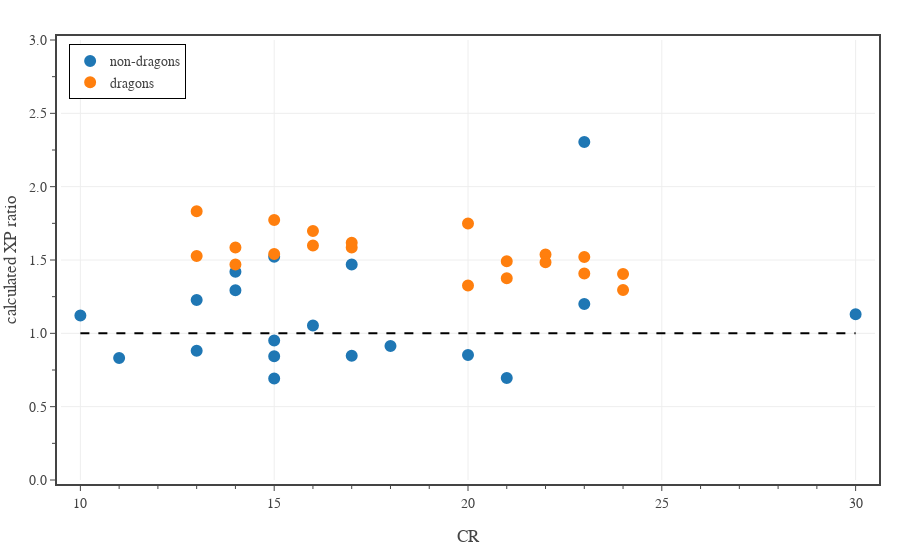
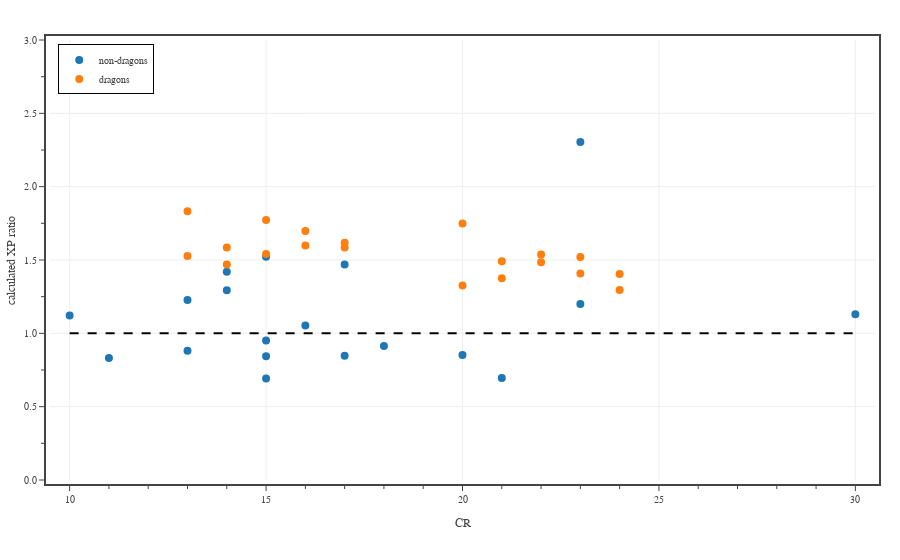

The code cell stored with these charts, in order, in its notebook:
### Code cell
# dragons in the MM vs non-dragons
from datetime import date
import plotly.express as px
from bs4 import BeautifulSoup

# summarize the current dataset
df1 = df0[df0['Book'].isin(['MM']) & df0['Legendary'].isin(['L','LL'])]
indx = df1['Type'].isin(['dragon'])

# plot results
fig = go.Figure()

dft = df1[~indx]
fig.add_trace(go.Scatter(
    x=dft['CR'], 
    y=dft['eXP Ratio'],
    mode='markers',
    name='non-dragons',
    marker=dict(
        size=10, 
        color='#1f77b4', 
        line=dict(color='#1f77b4', width=2)
    ),
    customdata = np.stack((dft['Monster'], dft['Book']), axis=-1),
    hovertemplate = '<b>%{customdata[0]}</b><br>'
                  + 'Book: %{customdata[1]}<br>'
                  + 'CR: %{x:.0f}<br>'
                  + 'XP ratio: %{y:.2f}<br>'
                  + '<extra></extra>',
))

dft = df1[indx]
fig.add_trace(go.Scatter(
    x=dft['CR'], 
    y=dft['eXP Ratio'],
    mode='markers',
    name='dragons',
    marker=dict(
        size=10, 
        color='#ff7f0e', 
        line=dict(color='#ff7f0e', width=2)
    ),
    customdata = np.stack((dft['Monster'], dft['Book']), axis=-1),
    hovertemplate = '<b>%{customdata[0]}</b><br>'
                  + 'Book: %{customdata[1]}<br>'
                  + 'CR: %{x:.0f}<br>'
                  + 'XP ratio: %{y:.2f}<br>'
                  + '<extra></extra>',
))

fig.add_trace(go.Scatter(
    x=[10,30], 
    y=[1, 1],
    mode='lines', 
    line=dict(color='black', dash='dash'),
    showlegend=False,
    hoverinfo='skip'
))

# save large format figure
fig.update_layout(
    template=TFB_TEMPLATE,
    hoverlabel=dict(
        bgcolor='white',
    ),
    xaxis=dict(
        title_text='CR',
        range=[9.5,30.5],
    ),
    yaxis=dict(
        title_text='calculated XP ratio',
        range=[0, 3],
        tick0=0, dtick=0.5,
        tickformat='.1f',
        minor=dict(tick0=0, dtick=0.25),
    ),
    legend=dict(
        yanchor='top',  y=0.99,
        xanchor='left', x=0.01,
        orientation='v',
    ),
)

fig.show(config=TFB_CONFIG)
if SAVEFIGS:
    file_name = f'./fig-exp-ratio-vs-cr-mm-type-dragon-large.html'
    fig.write_html(
        file_name, 
        include_plotlyjs=False, 
        full_html=False, 
        config=TFB_CONFIG
    )
    # add style to figure
    with open(file_name, 'r') as fin:
        fig_soup = BeautifulSoup(fin, 'html.parser')

    fig_soup.div['class'] = 'plotly-div-large'
    #fig_soup.div['style'] = 'aspect-ratio: 600/500;'
    with open(file_name, 'wb') as fout:
        fout.write(fig_soup.prettify('utf-8'))

# save small format figure
fig.update_traces(marker=dict(size=6))
fig.update_layout(font=dict(size=10), legend=dict(font=dict(size=10)))

fig.show(config=TFB_CONFIG)
if SAVEFIGS:
    file_name = f'./fig-exp-ratio-vs-cr-mm-type-dragon-small.html'
    fig.write_html(
        file_name, 
        include_plotlyjs=False, 
        full_html=False, 
        config=TFB_CONFIG
    )
    # add style to figure
    with open(file_name, 'r') as fin:
        fig_soup = BeautifulSoup(fin, 'html.parser')

    fig_soup.div['class'] = 'plotly-div-small'
    fig_soup.div['style'] = 'aspect-ratio: 600/500;'
    with open(file_name, 'wb') as fout:
        fout.write(fig_soup.prettify('utf-8'))

### Figure 1 — Plotly figure (JSON) as saved in the notebook; plotly's stock layout.template omitted (floating-point values rounded to 4 significant figures)
{"data": [{"customdata": [["Aboleth", "MM"], ["Beholder", "MM"], ["Beholder", "MM"], ["Death Tyrant", "MM"], ["Death Tyrant", "MM"], ["Demilich", "MM"], ["Demilich", "MM"], ["Dracolich, Blue Adult", "MM"], ["Empyrean", "MM"], ["Kraken", "MM"], ["Mummy Lord", "MM"], ["Mummy Lord", "MM"], ["Solar", "MM"], ["Sphinx, Androsphinx", "MM"], ["Sphinx, Gynosphinx", "MM"], ["Tarrasque", "MM"], ["Vampire", "MM"], ["Vampire Spellcaster", "MM"], ["Vampire Warrior", "MM"]], "hovertemplate": "<b>%{customdata[0]}</b><br>Book: %{customdata[1]}<br>CR: %{x:.0f}<br>XP ratio: %{y:.2f}<br><extra></extra>", "marker": {"color": "#1f77b4", "line": {"color": "#1f77b4", "width": 2}, "size": 10}, "mode": "markers", "name": "non-dragons", "type": "scatter", "x": [10, 13, 14, 14, 15, 18, 20, 17, 23, 23, 15, 16, 21, 17, 11, 30, 13, 15, 15], "y": [1.121, 1.227, 1.42, 1.293, 1.523, 0.913, 0.8525, 1.47, 1.201, 2.304, 0.9518, 1.054, 0.6959, 0.8475, 0.8313, 1.13, 0.8805, 0.8443, 0.692]}, {"customdata": [["Black Dragon, Adult", "MM"], ["Black Dragon, Ancient", "MM"], ["Blue Dragon, Adult", "MM"], ["Blue Dragon, Ancient", "MM"], ["Brass Dragon, Adult", "MM"], ["Brass Dragon, Ancient", "MM"], ["Bronze Dragon, Adult", "MM"], ["Bronze Dragon, Ancient", "MM"], ["Copper Dragon, Adult", "MM"], ["Copper Dragon, Ancient", "MM"], ["Gold Dragon, Adult", "MM"], ["Gold Dragon, Ancient", "MM"], ["Green Dragon, Adult", "MM"], ["Green Dragon, Ancient", "MM"], ["Red Dragon, Adult", "MM"], ["Red Dragon, Ancient", "MM"], ["Silver Dragon, Adult", "MM"], ["Silver Dragon, Ancient", "MM"], ["White Dragon, Adult", "MM"], ["White Dragon, Ancient", "MM"]], "hovertemplate": "<b>%{customdata[0]}</b><br>Book: %{customdata[1]}<br>CR: %{x:.0f}<br>XP ratio: %{y:.2f}<br><extra></extra>", "marker": {"color": "#ff7f0e", "line": {"color": "#ff7f0e", "width": 2}, "size": 10}, "mode": "markers", "name": "dragons", "type": "scatter", "x": [14, 21, 16, 23, 13, 20, 15, 22, 14, 21, 17, 24, 15, 22, 17, 24, 16, 23, 13, 20], "y": [1.585, 1.491, 1.599, 1.521, 1.528, 1.327, 1.773, 1.537, 1.47, 1.376, 1.585, 1.296, 1.541, 1.484, 1.618, 1.405, 1.697, 1.408, 1.832, 1.748]}, {"hoverinfo": "skip", "line": {"color": "black", "dash": "dash"}, "mode": "lines", "showlegend": false, "type": "scatter", "x": [10, 30], "y": [1, 1]}], "layout": {"hoverlabel": {"bgcolor": "white"}, "legend": {"orientation": "v", "x": 0.01, "xanchor": "left", "y": 0.99, "yanchor": "top"}, "xaxis": {"range": [9.5, 30.5], "title": {"text": "CR"}}, "yaxis": {"dtick": 0.5, "minor": {"dtick": 0.25, "tick0": 0}, "range": [0, 3], "tick0": 0, "tickformat": ".1f", "title": {"text": "calculated XP ratio"}}}}

### Figure 2 — Plotly figure (JSON) as saved in the notebook; plotly's stock layout.template omitted (floating-point values rounded to 4 significant figures)
{"data": [{"customdata": [["Aboleth", "MM"], ["Beholder", "MM"], ["Beholder", "MM"], ["Death Tyrant", "MM"], ["Death Tyrant", "MM"], ["Demilich", "MM"], ["Demilich", "MM"], ["Dracolich, Blue Adult", "MM"], ["Empyrean", "MM"], ["Kraken", "MM"], ["Mummy Lord", "MM"], ["Mummy Lord", "MM"], ["Solar", "MM"], ["Sphinx, Androsphinx", "MM"], ["Sphinx, Gynosphinx", "MM"], ["Tarrasque", "MM"], ["Vampire", "MM"], ["Vampire Spellcaster", "MM"], ["Vampire Warrior", "MM"]], "hovertemplate": "<b>%{customdata[0]}</b><br>Book: %{customdata[1]}<br>CR: %{x:.0f}<br>XP ratio: %{y:.2f}<br><extra></extra>", "marker": {"color": "#1f77b4", "line": {"color": "#1f77b4", "width": 2}, "size": 6}, "mode": "markers", "name": "non-dragons", "type": "scatter", "x": [10, 13, 14, 14, 15, 18, 20, 17, 23, 23, 15, 16, 21, 17, 11, 30, 13, 15, 15], "y": [1.121, 1.227, 1.42, 1.293, 1.523, 0.913, 0.8525, 1.47, 1.201, 2.304, 0.9518, 1.054, 0.6959, 0.8475, 0.8313, 1.13, 0.8805, 0.8443, 0.692]}, {"customdata": [["Black Dragon, Adult", "MM"], ["Black Dragon, Ancient", "MM"], ["Blue Dragon, Adult", "MM"], ["Blue Dragon, Ancient", "MM"], ["Brass Dragon, Adult", "MM"], ["Brass Dragon, Ancient", "MM"], ["Bronze Dragon, Adult", "MM"], ["Bronze Dragon, Ancient", "MM"], ["Copper Dragon, Adult", "MM"], ["Copper Dragon, Ancient", "MM"], ["Gold Dragon, Adult", "MM"], ["Gold Dragon, Ancient", "MM"], ["Green Dragon, Adult", "MM"], ["Green Dragon, Ancient", "MM"], ["Red Dragon, Adult", "MM"], ["Red Dragon, Ancient", "MM"], ["Silver Dragon, Adult", "MM"], ["Silver Dragon, Ancient", "MM"], ["White Dragon, Adult", "MM"], ["White Dragon, Ancient", "MM"]], "hovertemplate": "<b>%{customdata[0]}</b><br>Book: %{customdata[1]}<br>CR: %{x:.0f}<br>XP ratio: %{y:.2f}<br><extra></extra>", "marker": {"color": "#ff7f0e", "line": {"color": "#ff7f0e", "width": 2}, "size": 6}, "mode": "markers", "name": "dragons", "type": "scatter", "x": [14, 21, 16, 23, 13, 20, 15, 22, 14, 21, 17, 24, 15, 22, 17, 24, 16, 23, 13, 20], "y": [1.585, 1.491, 1.599, 1.521, 1.528, 1.327, 1.773, 1.537, 1.47, 1.376, 1.585, 1.296, 1.541, 1.484, 1.618, 1.405, 1.697, 1.408, 1.832, 1.748]}, {"hoverinfo": "skip", "line": {"color": "black", "dash": "dash"}, "marker": {"size": 6}, "mode": "lines", "showlegend": false, "type": "scatter", "x": [10, 30], "y": [1, 1]}], "layout": {"font": {"size": 10}, "hoverlabel": {"bgcolor": "white"}, "legend": {"font": {"size": 10}, "orientation": "v", "x": 0.01, "xanchor": "left", "y": 0.99, "yanchor": "top"}, "xaxis": {"range": [9.5, 30.5], "title": {"text": "CR"}}, "yaxis": {"dtick": 0.5, "minor": {"dtick": 0.25, "tick0": 0}, "range": [0, 3], "tick0": 0, "tickformat": ".1f", "title": {"text": "calculated XP ratio"}}}}
